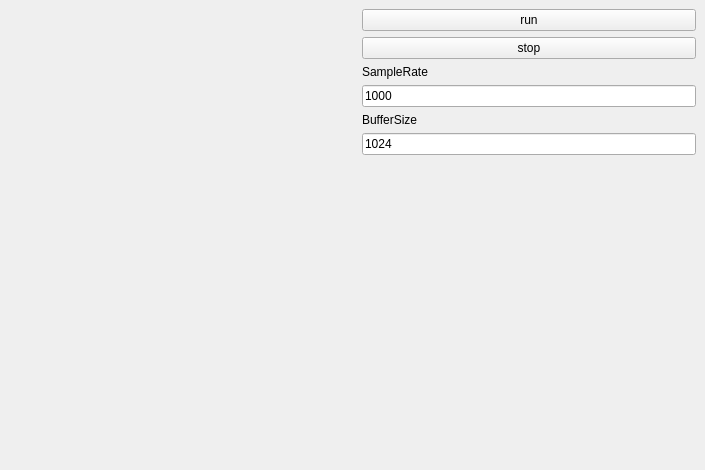
<?xml version="1.0" encoding="UTF-8"?>
<ui version="4.0">
 <class>PlotInstrument</class>
 <widget class="QWidget" name="PlotInstrument">
  <property name="geometry">
   <rect>
    <x>0</x>
    <y>0</y>
    <width>705</width>
    <height>470</height>
   </rect>
  </property>
  <property name="sizePolicy">
   <sizepolicy hsizetype="Expanding" vsizetype="Expanding">
    <horstretch>0</horstretch>
    <verstretch>0</verstretch>
   </sizepolicy>
  </property>
  <property name="windowTitle">
   <string>Form</string>
  </property>
  <layout class="QHBoxLayout" name="horizontalLayout">
   <property name="spacing">
    <number>0</number>
   </property>
   <property name="leftMargin">
    <number>0</number>
   </property>
   <property name="topMargin">
    <number>0</number>
   </property>
   <property name="rightMargin">
    <number>0</number>
   </property>
   <property name="bottomMargin">
    <number>0</number>
   </property>
   <item>
    <widget class="QWidget" name="plotPlaceholder" native="true">
     <property name="sizePolicy">
      <sizepolicy hsizetype="Expanding" vsizetype="Expanding">
       <horstretch>0</horstretch>
       <verstretch>0</verstretch>
      </sizepolicy>
     </property>
     <layout class="QGridLayout" name="gridLayoutPlot">
      <property name="leftMargin">
       <number>0</number>
      </property>
      <property name="topMargin">
       <number>0</number>
      </property>
      <property name="rightMargin">
       <number>0</number>
      </property>
      <property name="bottomMargin">
       <number>0</number>
      </property>
      <property name="spacing">
       <number>0</number>
      </property>
     </layout>
    </widget>
   </item>
   <item>
    <widget class="QWidget" name="widget" native="true">
     <layout class="QVBoxLayout" name="verticalLayout_2">
      <item>
       <widget class="QPushButton" name="runBtn">
        <property name="text">
         <string>run</string>
        </property>
       </widget>
      </item>
      <item>
       <widget class="QPushButton" name="stopBtn">
        <property name="text">
         <string>stop</string>
        </property>
       </widget>
      </item>
      <item>
       <widget class="QLabel" name="label_2">
        <property name="text">
         <string>SampleRate</string>
        </property>
       </widget>
      </item>
      <item>
       <widget class="QLineEdit" name="sampleRateEdit">
        <property name="text">
         <string>1000</string>
        </property>
       </widget>
      </item>
      <item>
       <widget class="QLabel" name="label_3">
        <property name="text">
         <string>BufferSize</string>
        </property>
       </widget>
      </item>
      <item>
       <widget class="QLineEdit" name="bufferSizeEdit">
        <property name="text">
         <string>1024</string>
        </property>
       </widget>
      </item>
      <item>
       <spacer name="verticalSpacer_2">
        <property name="orientation">
         <enum>Qt::Vertical</enum>
        </property>
        <property name="sizeHint" stdset="0">
         <size>
          <width>20</width>
          <height>40</height>
         </size>
        </property>
       </spacer>
      </item>
     </layout>
    </widget>
   </item>
  </layout>
 </widget>
 <resources/>
 <connections/>
</ui>
